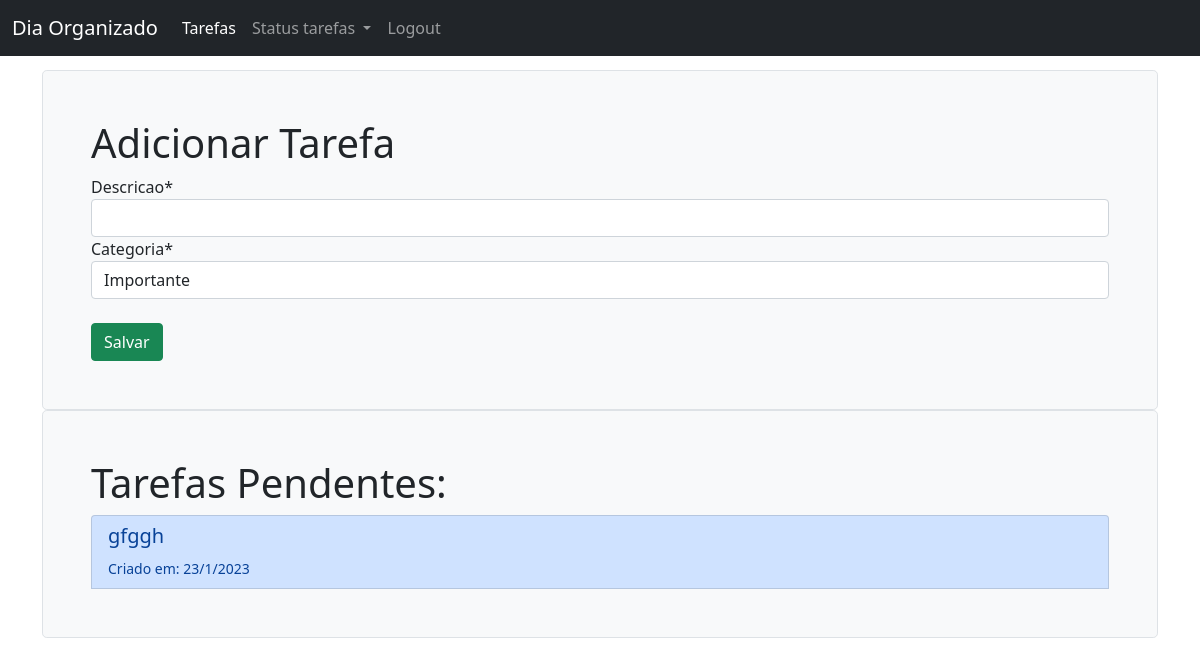
The page /tarefas/ on the database as committed earlier.
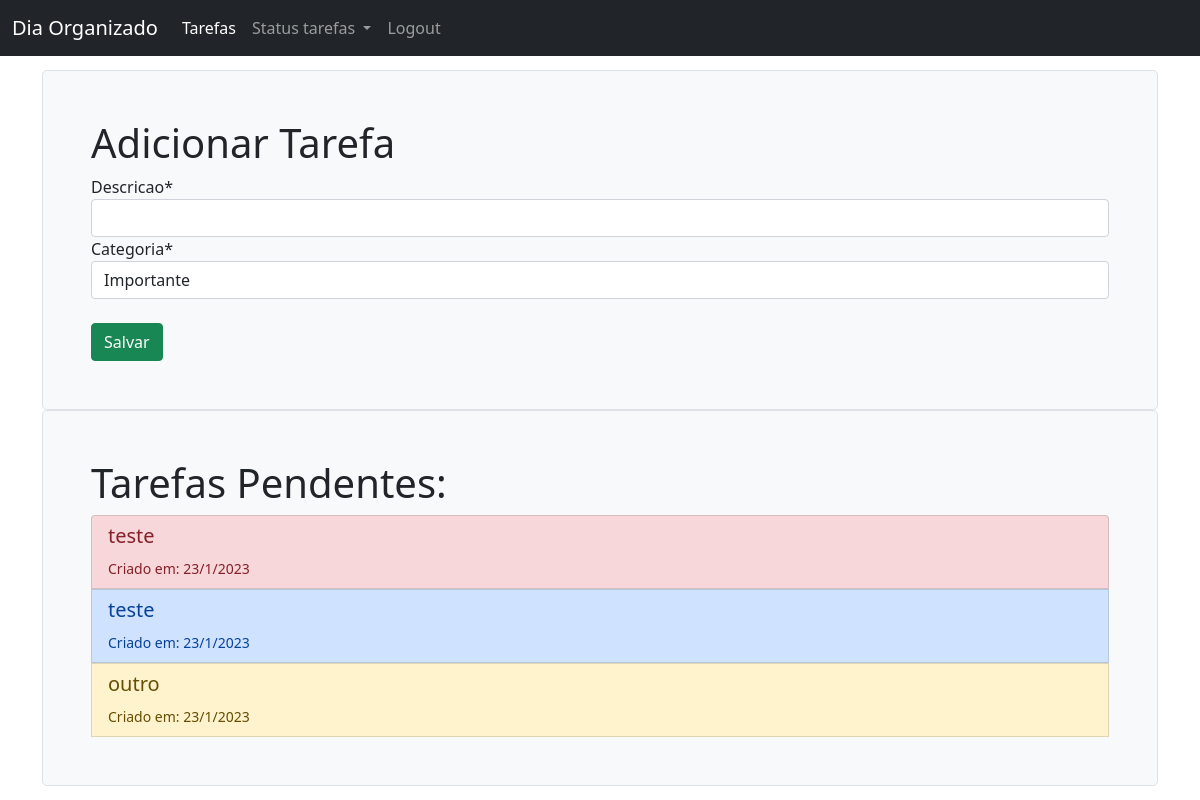
The same page on the database as committed later.
### tarefas/models.py (models this page shows)
class Tarefa(models.Model):
    OPCOES_STATUS = (
        ('concluído', 'Concluído'),  # o primeiro é do banco de dados e o segundo é o que aparecerá na app
        ('pendente', 'Pendente'),
        ('adiado', 'Adiado'),
    )
    OPCOES_CATEGORIA = (
        ('urgente', 'Urgente'),
        ('importante', 'Importante'),
        ('não urgente', 'Não Urgente'),
    )
    descricao = models.CharField(max_length=400)
    criacao = models.DateTimeField(auto_now_add=True)
    categoria = models.CharField(max_length=25, choices=OPCOES_CATEGORIA, default='importante')
    status = models.CharField(max_length=25, choices=OPCOES_STATUS, default='pendente')

### tarefas/views.py (the view)
# urls.py: path('', views.tarefas_pendentes_list, name='tarefas_pendentes_list' ),
def tarefas_pendentes_list(request):
    tarefas_pendentes = Tarefa.objects.filter(status='pendente')
    if request.method == 'POST':
        form = AdicionarTarefa(data=request.POST)
        if form.is_valid():
            form.save()
            return redirect('tarefas_pendentes_list')
    else:
        form = AdicionarTarefa()
    return render(request, 'tarefas/tarefas_pendentes.html',
                  {'tarefas_pendentes':tarefas_pendentes,
                   'form':form})

### tarefas/forms.py
class AdicionarTarefa(forms.ModelForm):
    class Meta:
        model = Tarefa
        fields = ('descricao', 'categoria')

### tarefas/templates/tarefas/tarefas_pendentes.html (shortened to what this page needs)
{% extends 'base.html' %}
{% load crispy_forms_tags %}
{% block content %}
  <div class="h-100 p-5 bg-light border rounded-3">
    <h1>Adicionar Tarefa</h1>
    <form method="post">
      {{ form|crispy }}
      <br>
      <input class="btn btn-success" type="submit" value="Salvar">
    </form>
  </div>
  <div class="h-100 p-5 bg-light border rounded-3">
    <h1>Tarefas Pendentes:</h1>
    <div class="list-group">
      {% for tarefa in tarefas_pendentes %}
        {% if tarefa.categoria == 'urgente' %}
          <button type="button" class="list-group-item list-group-item-danger list-group-item-action" data-bs-toggle="modal" data-bs-target="#modal{{ tarefa.id }}">
        {% else %}
          {% if tarefa.categoria == 'importante' %}
            <button type="button" class="list-group-item list-group-item-warning list-group-item-action" data-bs-toggle="modal" data-bs-target="#modal{{ tarefa.id }}">
          {% else %}
            <button type="button" class="list-group-item list-group-item-primary list-group-item-action" data-bs-toggle="modal" data-bs-target="#modal{{ tarefa.id }}">
          {% endif %}
        {% endif %}
          <h5>{{ tarefa.descricao }}</h5>
          <small>Criado em: {{ tarefa.criacao.day }}/{{ tarefa.criacao.month }}/{{ tarefa.criacao.year }}</small>
        </button>
      {% endfor %}
    </div>
  </div>
{% endblock %}

Rows that differ between the two databases and show on the page:
no longer on this page (row edited): Tarefa: descricao "gfggh", criacao.day "23", criacao.month "1", criacao.year "2023"
added Tarefa: descricao "teste", criacao.day "23", criacao.month "1", criacao.year "2023"
added Tarefa: descricao "teste", criacao.day "23", criacao.month "1", criacao.year "2023"
added Tarefa: descricao "outro", criacao.day "23", criacao.month "1", criacao.year "2023"
